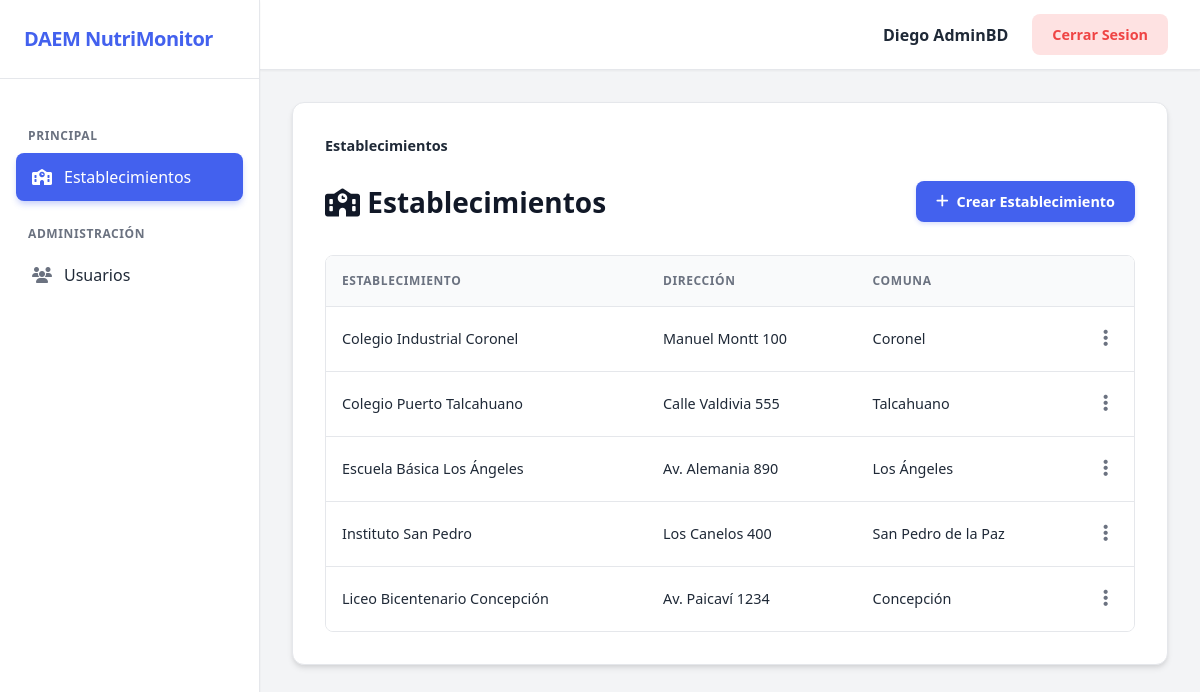
/public/dashboard_admin_bd.php (signed in), run on the app's committed database.
### tables this page shows
CREATE TABLE Establecimiento (
    Id INT AUTO_INCREMENT PRIMARY KEY,
    Id_Direccion INT,
    Nombre VARCHAR(255),
    FOREIGN KEY (Id_Direccion) REFERENCES Direccion(Id)
);

CREATE TABLE Direccion (
    Id INT AUTO_INCREMENT PRIMARY KEY,
    Id_Comuna INT,
    Direccion VARCHAR(255),
    FOREIGN KEY (Id_Comuna) REFERENCES Comuna(Id)
);

CREATE TABLE Comuna (
    Id INT AUTO_INCREMENT PRIMARY KEY,
    Comuna VARCHAR(255),
    Id_Region INT,
    FOREIGN KEY (Id_Region) REFERENCES Region(Id)
);

### public/dashboard_admin_bd.php (the view, shortened to what this page needs)
<?php
$pdo = getConnection();
$vista = $_GET['vista'] ?? 'estudiantes';
$id_establecimiento = $_GET['id_establecimiento'] ?? null;
$id_curso = $_GET['id_curso'] ?? null;
?>
<!DOCTYPE html>
<html lang="es">
<head>
    <link rel="stylesheet" href="css/styles.css">
    <link rel="stylesheet" href="css/advertencia.css">
    <link rel="stylesheet" href="css/desplegable.css">
    <link rel="stylesheet" href="https://cdnjs.cloudflare.com/ajax/libs/font-awesome/6.4.0/css/all.min.css">
</head>
<body>
    <div class="dashboard-wrapper">
        <aside class="sidebar">
            <div class="sidebar-header"><h2>DAEM NutriMonitor</h2></div>
            <nav class="sidebar-nav">
                <div class="nav-category">Principal</div>
                <a href="dashboard_admin_bd.php?vista=estudiantes" class="nav-item <?php echo ($vista == 'estudiantes') ? 'active' : ''; ?>"><i class="fa-solid fa-school"></i> Establecimientos</a>
                <div class="nav-category">Administración</div>
                <a href="dashboard_admin_bd.php?vista=usuarios" class="nav-item <?php echo ($vista == 'usuarios') ? 'active' : ''; ?>"><i class="fa-solid fa-users"></i> Usuarios</a>
            </nav>
        </aside>
        <main class="main-content">
            <header class="header">
                <div class="header-user"><?php echo htmlspecialchars($_SESSION['user_nombre']); ?></div>
                <a href="logout.php" class="btn-logout">Cerrar Sesion</a>
            </header>
            <section class="content-body">
                <div class="content-container">
                    <?php
                    if ($vista === 'usuarios') {
                        echo '<div class="content-header-with-btn"><h1><i class="fa-solid fa-users"></i> Gestión de Usuarios</h1><a href="AdminBD/crud_usuario/create.php" class="btn-create"><i class="fa-solid fa-plus"></i> Crear Usuario</a></div>';
                        $stmt = $pdo->query("SELECT u.Id, u.Rut, u.Nombre, u.Apellido, u.Email, u.Estado, r.Nombre AS NombreRol FROM Usuario u JOIN Rol r ON u.Id_Rol = r.Id ORDER BY u.Apellido, u.Nombre");
                        echo "<div class='table-responsive'><table><thead><tr><th>RUT</th><th>Nombre Completo</th><th>Email</th><th>Rol</th><th>Estado</th><th></th></tr></thead><tbody>";
                        while ($row = $stmt->fetch(PDO::FETCH_ASSOC)) {
                            $es_activo = ($row['Estado'] == 1);
                            $estado_html = $es_activo ? '<span class="status-active">Activo</span>' : '<span class="status-inactive">Inactivo</span>';
                            echo "<tr class='clickable-row'><td>".htmlspecialchars($row['Rut'])."</td><td>".htmlspecialchars($row['Nombre'].' '.$row['Apellido'])."</td><td>".htmlspecialchars($row['Email'])."</td><td>".htmlspecialchars($row['NombreRol'])."</td><td>$estado_html</td><td class='menu-column'><div class='dropdown'><button class='btn-dots' onclick=\"toggleMenu(event, 'u".$row['Id']."')\"><i class='fa-solid fa-ellipsis-vertical'></i></button><div id='menu-u".$row['Id']."' class='dropdown-menu'>";
                            if ($es_activo) {
                                echo "<a href='AdminBD/crud_usuario/edit.php?id=".$row['Id']."'><i class='fa-solid fa-pencil'></i> Editar</a><a href='javascript:void(0);' class='danger-action' onclick=\"openDeleteModal('usuario', ".$row['Id'].", '".htmlspecialchars($row['Nombre'].' '.$row['Apellido'])."')\"><i class='fa-solid fa-ban'></i> Desactivar</a>";
                            } else {
                                echo "<a href='AdminBD/crud_usuario/edit.php?id=".$row['Id']."'><i class='fa-solid fa-eye'></i> Ver Detalle</a><a href='javascript:void(0);' class='success-action' onclick=\"confirmReactivate(".$row['Id'].", '".htmlspecialchars($row['Nombre'].' '.$row['Apellido'])."')\"><i class='fa-solid fa-rotate-left'></i> Reactivar</a>";
                            }
                            echo "</div></div></td></tr>";
                        }
                        echo "</tbody></table></div>";
                    } else {
                        echo '<nav class="breadcrumbs"><a href="dashboard_admin_bd.php?vista=estudiantes" class="'.(!$id_establecimiento ? 'active' : '').'">Establecimientos</a>';
                        echo '</nav>';
                        if ($id_establecimiento && $id_curso) {
                            echo '<div class="content-header-with-btn"><h1><i class="fa-solid fa-children"></i> Estudiantes</h1><a href="AdminBD/crud_estudiante/create.php?id_curso='.$id_curso.'" class="btn-create"><i class="fa-solid fa-plus"></i> Crear</a></div>';
                            $stmt = $pdo->prepare("SELECT Id, Rut, Nombres, ApellidoPaterno, ApellidoMaterno, FechaNacimiento FROM Estudiante WHERE Id_Curso = ? AND Estado = 1 ORDER BY ApellidoPaterno, ApellidoMaterno, Nombres");
                            $stmt->execute([$id_curso]);
                            echo "<div class='table-responsive'><table><thead><tr><th>RUT</th><th>Nombre Completo</th><th>Fecha Nac.</th><th></th></tr></thead><tbody>";
                            while ($row = $stmt->fetch(PDO::FETCH_ASSOC)) {
                                $nombreCompleto = htmlspecialchars($row['Nombres'] . ' ' . $row['ApellidoPaterno'] . ' ' . $row['ApellidoMaterno']);
                                echo "<tr><td>".htmlspecialchars($row['Rut'])."</td><td>".$nombreCompleto."</td><td>".htmlspecialchars($row['FechaNacimiento'])."</td><td class='menu-column'><div class='dropdown'><button class='btn-dots' onclick=\"toggleMenu(event, 's".$row['Id']."')\"><i class='fa-solid fa-ellipsis-vertical'></i></button><div id='menu-s".$row['Id']."' class='dropdown-menu'><a href='AdminBD/crud_estudiante/edit.php?id=".$row['Id']."'><i class='fa-solid fa-pencil'></i> Editar</a><a href='javascript:void(0);' class='danger-action' onclick=\"openDeleteModal('estudiante', ".$row['Id'].", '".$nombreCompleto."', '$id_establecimiento', '$id_curso')\"><i class='fa-solid fa-trash-can'></i> Eliminar</a></div></div></td></tr>";
                            }
                            echo "</tbody></table></div>";
                        } else {
                            echo '<div class="content-header-with-btn"><h1><i class="fa-solid fa-school"></i> Establecimientos</h1><a href="AdminBD/crud_establecimiento/create.php" class="btn-create"><i class="fa-solid fa-plus"></i> Crear Establecimiento</a></div>';
                            $stmt = $pdo->query("SELECT e.Id, e.Nombre, d.Direccion, c.Comuna FROM Establecimiento e LEFT JOIN Direccion d ON e.Id_Direccion = d.Id LEFT JOIN Comuna c ON d.Id_Comuna = c.Id WHERE e.Estado = 1 ORDER BY e.Nombre");
                            echo "<div class='table-responsive'><table><thead><tr><th>Establecimiento</th><th>Dirección</th><th>Comuna</th><th></th></tr></thead><tbody>";
                            while ($row = $stmt->fetch(PDO::FETCH_ASSOC)) {
                                $url = "dashboard_admin_bd.php?vista=estudiantes&id_establecimiento=".$row['Id'];
                                echo "<tr class='clickable-row' onclick=\"window.location='$url'\"><td>".htmlspecialchars($row['Nombre'])."</td><td>".htmlspecialchars($row['Direccion'] ?? '')."</td><td>".htmlspecialchars($row['Comuna'] ?? '')."</td><td class='menu-column'><div class='dropdown'><button class='btn-dots' onclick=\"toggleMenu(event, 'e".$row['Id']."')\"><i class='fa-solid fa-ellipsis-vertical'></i></button><div id='menu-e".$row['Id']."' class='dropdown-menu'><a href='AdminBD/crud_establecimiento/edit.php?id=".$row['Id']."' onclick=\"event.stopPropagation();\"><i class='fa-solid fa-pencil'></i> Editar</a><a href='javascript:void(0);' class='danger-action' onclick=\"event.stopPropagation(); openDeleteModal('establecimiento', ".$row['Id'].", '".htmlspecialchars($row['Nombre'])."')\"><i class='fa-solid fa-trash-can'></i> Eliminar</a></div></div></td></tr>";
                            }
                            echo "</tbody></table></div>";
                        }
                    }
                    ?>
                </div>
            </section>
        </main>
    </div>
</body>
</html>

### public/css/styles.css (style rules this page uses)
:root { --primary-color: #4361ee; --primary-hover: #3a56d4; --secondary-color: #3f37c9; --success-color: #10b981; --danger-color: #ef4444; --warning-color: #f59e0b; --info-color: #3b82f6; --bg-body: #f3f4f6; --bg-sidebar: #ffffff; --text-main: #1f2937; --text-muted: #6b7280; --border-color: #e5e7eb; --shadow-sm: 0 1px 2px 0 rgba(0, 0, 0, 0.05); --shadow-md: 0 4px 6px -1px rgba(0, 0, 0, 0.1), 0 2px 4px -1px rgba(0, 0, 0, 0.06); --radius-md: 0.5rem; --radius-lg: 0.75rem; }
* { margin: 0; padding: 0; box-sizing: border-box; }
body { font-family: 'Segoe UI', system-ui, -apple-system, sans-serif; background-color: var(--bg-body); color: var(--text-main); display: flex; min-height: 100vh; line-height: 1.5; }
.dashboard-wrapper { display: flex; width: 100%; }
.sidebar { width: 260px; background: var(--bg-sidebar); border-right: 1px solid var(--border-color); display: flex; flex-direction: column; position: sticky; top: 0; height: 100vh; box-shadow: var(--shadow-sm); z-index: 10; }
.sidebar-header { padding: 1.5rem; border-bottom: 1px solid var(--border-color); }
.sidebar-header h2 { font-size: 1.25rem; font-weight: 700; color: var(--primary-color); letter-spacing: -0.025em; }
.sidebar-nav { padding: 1.5rem 1rem; flex-grow: 1; overflow-y: auto; }
.nav-category { font-size: 0.75rem; font-weight: 700; color: var(--text-muted); text-transform: uppercase; letter-spacing: 0.05em; margin: 1.5rem 0 0.5rem 0.75rem; }
.nav-item { display: flex; align-items: center; padding: 0.75rem 1rem; text-decoration: none; color: var(--text-main); border-radius: var(--radius-md); font-weight: 500; margin-bottom: 0.25rem; transition: all 0.2s ease; }
.nav-item i { margin-right: 0.75rem; width: 20px; text-align: center; color: var(--text-muted); transition: color 0.2s; }
.nav-item.active { background-color: var(--primary-color); color: #fff; box-shadow: 0 4px 6px -1px rgba(67, 97, 238, 0.3); }
.nav-item.active i { color: #fff; }
.main-content { flex-grow: 1; display: flex; flex-direction: column; width: calc(100% - 260px); }
.header { height: 70px; background: var(--bg-sidebar); border-bottom: 1px solid var(--border-color); display: flex; align-items: center; justify-content: flex-end; padding: 0 2rem; box-shadow: var(--shadow-sm); }
.header-user { font-weight: 600; margin-right: 1.5rem; color: var(--text-main); }
.content-body { padding: 2rem; overflow-y: auto; flex-grow: 1; }
.content-container { background: #ffffff; border-radius: var(--radius-lg); padding: 2rem; box-shadow: var(--shadow-md); border: 1px solid var(--border-color); max-width: 1200px; margin: 0 auto; transition: transform 0.2s; }
.content-header-with-btn { display: flex; justify-content: space-between; align-items: center; margin-bottom: 2rem; flex-wrap: wrap; gap: 1rem; }
h1 { font-size: 1.75rem; font-weight: 700; color: #111827; }
.btn-create, .btn-login, .btn-logout, button[type="submit"] { display: inline-flex; align-items: center; justify-content: center; padding: 0.625rem 1.25rem; border-radius: var(--radius-md); font-weight: 600; text-decoration: none; cursor: pointer; border: none; transition: all 0.2s; font-size: 0.9rem; gap: 0.5rem; }
.btn-create, button[type="submit"] { background-color: var(--primary-color); color: white; box-shadow: 0 2px 4px rgba(67, 97, 238, 0.2); }
.btn-logout { background-color: #fee2e2; color: var(--danger-color); }
.table-responsive { overflow-x: auto; border-radius: var(--radius-md); border: 1px solid var(--border-color); }
table { width: 100%; border-collapse: collapse; background: #fff; }
table th { background-color: #f9fafb; color: var(--text-muted); font-weight: 600; text-transform: uppercase; font-size: 0.75rem; letter-spacing: 0.05em; padding: 1rem; text-align: left; border-bottom: 1px solid var(--border-color); }
table td { padding: 1rem; border-bottom: 1px solid var(--border-color); color: var(--text-main); font-size: 0.9rem; }
table tbody tr:last-child td { border-bottom: none; }
.breadcrumbs { background: transparent; padding: 0 0 1.5rem 0; margin: 0; font-size: 0.9rem; color: var(--text-muted); }
.breadcrumbs a { color: var(--primary-color); text-decoration: none; }
.breadcrumbs .active { color: var(--text-main); font-weight: 600; }

### data on the page
establecimiento: Nombre "Colegio Industrial Coronel", Id_Direccion.Direccion "Manuel Montt 100", comuna.Comuna "Coronel"
establecimiento: Nombre "Colegio Puerto Talcahuano", Id_Direccion.Direccion "Calle Valdivia 555", comuna.Comuna "Talcahuano"
establecimiento: Nombre "Escuela Básica Los Ángeles", Id_Direccion.Direccion "Av. Alemania 890", comuna.Comuna "Los Ángeles"
establecimiento: Nombre "Instituto San Pedro", Id_Direccion.Direccion "Los Canelos 400", comuna.Comuna "San Pedro de la Paz"
establecimiento: Nombre "Liceo Bicentenario Concepción", Id_Direccion.Direccion "Av. Paicaví 1234", comuna.Comuna "Concepción"

### other printed values
$_SESSION['user_nombre'] "Diego AdminBD"
